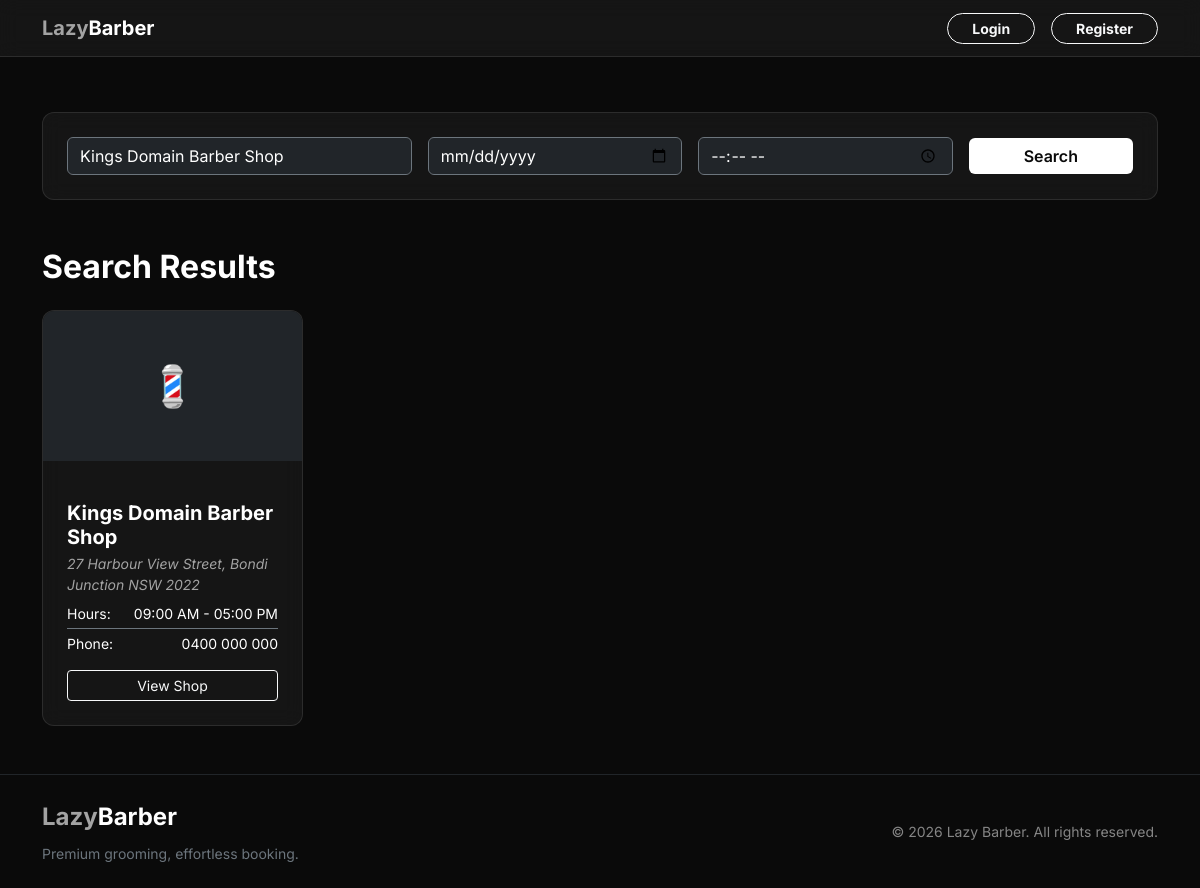
The app's page /final_lazy_barber/shops.php?location=Kings Domain Barber Shop with its own data.
### tables this page shows
CREATE TABLE `shops` (
  `shopid` int(11) NOT NULL,
  `name` varchar(255) NOT NULL,
  `address` varchar(255) NOT NULL,
  `suburb` varchar(100) NOT NULL,
  `open_time` varchar(100) DEFAULT '09:00 AM - 05:00 PM',
  `phone` varchar(20) DEFAULT '0400 000 000',
  `is_active` tinyint(1) DEFAULT 1,
  `created_at` timestamp NOT NULL DEFAULT current_timestamp(),
  `avatar` varchar(255) DEFAULT NULL
);

### final_lazy_barber/shops.php (the view, shortened to what this page needs)
<?php
require_once 'config/database.php';
include 'includes/header.php';
$searchLoc = $_GET['location'] ?? '';
$searchDate = $_GET['date'] ?? '';
$searchTime = $_GET['time'] ?? '';
$sql = "SELECT shopid, name, address, suburb, open_time, phone FROM SHOPS WHERE is_active = 1";
$params = [];
if (!empty($searchLoc)) {
    $sql .= " AND (name LIKE ? OR suburb LIKE ? OR address LIKE ?)";
    $params[] = "%$searchLoc%";
    $params[] = "%$searchLoc%";
    $params[] = "%$searchLoc%";
}
$stmt = $pdo->prepare($sql);
$stmt->execute($params);
$shops = $stmt->fetchAll();
$isSearch = (!empty($searchLoc) || !empty($searchDate) || !empty($searchTime));
?>
<div class="container py-5 mt-5">
    <div class="glass-card p-4 mb-5 sticky-top mt-3" style="z-index: 1020; top: 70px;">
        <form method="GET" action="shops.php" class="row g-3 align-items-center">
            <div class="col-md-4">
                <input type="text" name="location" class="form-control bg-dark text-white border-secondary" placeholder="Location or Shop Name" value="<?php echo htmlspecialchars($searchLoc); ?>">
            </div>
            <div class="col-md-3">
                <input type="date" name="date" class="form-control bg-dark text-white border-secondary" value="<?php echo htmlspecialchars($searchDate); ?>">
            </div>
            <div class="col-md-3">
                <input type="time" name="time" class="form-control bg-dark text-white border-secondary" value="<?php echo htmlspecialchars($searchTime); ?>">
            </div>
            <div class="col-md-2">
                <button type="submit" class="btn btn-primary-custom w-100">Search</button>
            </div>
        </form>
    </div>
    <div class="mb-4">
        <h2 class="fw-bold text-white"><?php echo $isSearch ? "Search Results" : "Recommended For You"; ?></h2>
    </div>
    <div class="row g-4">
        <?php foreach($shops as $shop): ?>
        <div class="col-md-6 col-lg-3">
            <div class="glass-card h-100 review-card overflow-hidden">
                <div class="bg-dark" style="height: 150px; display: flex; align-items: center; justify-content: center;">
                    <span class="text-secondary fs-1">&#128136;</span>
                </div>
                <div class="p-4 position-relative">
                    <h5 class="text-white mt-3 fw-bold mb-1"><?php echo htmlspecialchars($shop['name']); ?></h5>
                    <p class="text-light-grey small mb-2"><i class="text-grey"><?php echo htmlspecialchars($shop['address']); ?></i></p>
                    <div class="mb-3 text-light-grey small">
                        <div class="d-flex justify-content-between border-bottom border-secondary pb-1 mb-1">
                            <span>Hours:</span> <span class="text-white"><?php echo htmlspecialchars($shop['open_time']); ?></span>
                        </div>
                        <div class="d-flex justify-content-between">
                            <span>Phone:</span> <span class="text-white"><?php echo htmlspecialchars($shop['phone']); ?></span>
                        </div>
                    </div>
                    <a href="shop_profile.php?id=<?php echo $shop['shopid']; ?>" class="btn btn-outline-light w-100 btn-sm">View Shop</a>
                </div>
            </div>
        </div>
        <?php endforeach; ?>
    </div>
</div>
<?php include 'includes/footer.php'; ?>

### final_lazy_barber/css/style.css (style rules this page uses)
:root { --black: #0a0a0a; --dark-grey: #1a1a1a; --grey: #404040; --light-grey: #a3a3a3; --white: #ffffff; --glass-bg: rgba(26, 26, 26, 0.7); --glass-border: rgba(255, 255, 255, 0.1); }
body { font-family: 'Inter', sans-serif; background-color: var(--black); color: var(--white); display: flex; flex-direction: column; min-height: 100vh; }
.text-grey { color: var(--light-grey) !important; }
.glass-card { background: var(--glass-bg); backdrop-filter: blur(10px); -webkit-backdrop-filter: blur(10px); border: 1px solid var(--glass-border); border-radius: 12px; }
.btn-primary-custom { background-color: var(--white); color: var(--black); border: none; font-weight: 600; transition: all 0.3s ease; }
.review-card { transition: transform 0.3s ease; }

### records on screen
shops: name "Kings Domain Barber Shop", address "27 Harbour View Street, Bondi Junction NSW 2022", open_time "09:00 AM - 05:00 PM", phone "0400 000 000"
